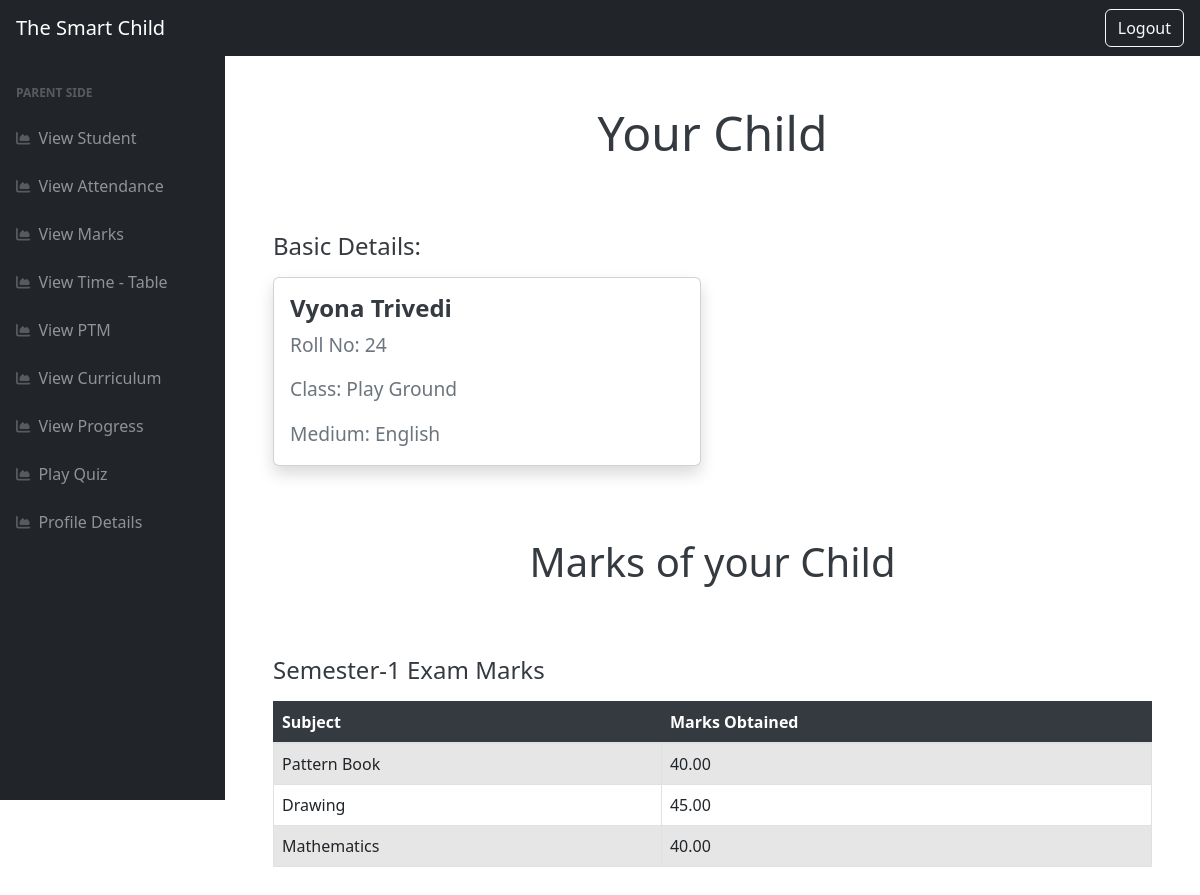
Screenshot of /parent_view_marks/ (signed in) with the database file from the repository.
### school/models.py (models this page shows, shortened)
class Student(models.Model):
    Medium=[('English','English'),('Gujarati','Gujarati')]
    gn=[('Boy','Boy'),('Girl','Girl')]
    stu_img=models.ImageField(upload_to='students/',default='')
    roll_no=models.PositiveIntegerField(default=None,null=True)
    enroll_date=models.DateField()
    fname=models.CharField(max_length=30)
    lname=models.CharField(max_length=30)
    dob=models.DateField(null=True)
    gender=models.CharField(max_length=15,choices=gn,default='')
    address=models.TextField(default='Ahemdabad')
    cls_name=models.ForeignKey('Class',on_delete=models.CASCADE,default='')
    medium_name=models.CharField(max_length=30,choices=Medium,default='English')
    fee=models.PositiveIntegerField(null=True)
    fee_status=models.CharField(max_length=20,choices=[('Paid','Paid'),('Unpaid','Unpaid')],default='Unpaid',null=True)
    phone_no=models.CharField(max_length=20,default=None,null=True)
    acd_year=models.CharField(max_length=20,null=True)
    parent=models.ForeignKey('Parent',on_delete=models.CASCADE,null=True)
    class Meta:
        ordering =['roll_no']

class Class(models.Model):
    c_name=models.CharField(max_length=30)
    def __str__(self) -> str:
        return self.c_name

class Marks(models.Model):
    e=[ ('Semester-1', 'Semester-1'),
        ('Semester-2', 'Semester-2'),]
    student=models.ForeignKey('Student',on_delete=models.CASCADE)
    subject=models.ForeignKey('Subject',on_delete=models.CASCADE)
    marks_obtained = models.DecimalField(max_digits=5, decimal_places=2, null=True)
    total_marks_obtained = models.DecimalField(max_digits=5, decimal_places=2, null=True)
    exam_date = models.DateField()
    total_marks = models.DecimalField(max_digits=5, decimal_places=2, null=True)
    exam=models.CharField(max_length=20,choices=e,null=True)
    grade=models.CharField(max_length=3,choices=[('A+', 'A+'),
        ('A', 'A'),('B', 'B'),('B+', 'B+'),('C', 'C'),('F', 'F'),],default="B")

class Subject(models.Model):
    sub_name=models.CharField(max_length=50,default=None)
    Medium=[('English','English'),('Gujarati','Gujarati')]
    cls_name=models.ForeignKey('Class',on_delete=models.CASCADE,default='')
    medium_name=models.CharField(max_length=30,choices=Medium,default='English')
    def __str__(self) -> str:
        return f"{self.sub_name}"

### school/views.py (the view)
# urls.py: path('parent_view_marks/', parent_view_marks,name='parent_view_marks'),
@login_required(login_url='/login_page')
@user_passes_test(is_parent)
def parent_view_marks(request):
    students = Student.objects.filter(parent__p_user__parent_user=request.user)
    semester_1_marks = Marks.objects.filter(student__in=students, exam='Semester-1')
    semester_2_marks = Marks.objects.filter(student__in=students, exam='Semester-2')
    return render(request, 'parent_view_marks.html', {'students': students, 'semester_1_marks': semester_1_marks, 'semester_2_marks': semester_2_marks})

### school/views.py (called while the page is built)
def is_parent(user):
    return user.groups.filter(name='parent').exists()

### templates/parent_view_marks.html (shortened to what this page needs)
<!DOCTYPE html>
<html lang="en">
<head>
    <link rel="stylesheet" href="https://cdn.jsdelivr.net/npm/bootstrap@4.0.0/dist/css/bootstrap.min.css">
</head>
<body class="sb-nav-fixed">
    <nav class="sb-topnav navbar navbar-expand navbar-dark bg-dark">
        <a class="navbar-brand ps-3" href="index.html">The Smart Child</a>
        <button class="btn btn-link btn-sm order-1 order-lg-0 me-4 me-lg-0" id="sidebarToggle" href="#!"></button>
    </nav>
    {% include "parent_sidebar.html" %}
    <div id="layoutSidenav_content">
        <main>
            <div class="container p-5">
                <h1 class="mb-4" style="color: #343a40; text-align: center; font-size: 300%;">Your Child</h1>
                {% if students %}
                    <div style="font-size: large;">
                        <h4 class="mb-3" style="color: #343a40; margin-top: 8%; margin-bottom: -1%;">Basic Details:</h3>
                        <div class="row">
                            {% for student in students %}
                                <div class="col-md-6 mb-4">
                                    <div class="card shadow">
                                        <div class="card-body">
                                            <h5 class="card-title">{{ student.fname }} {{ student.lname }}</h5>
                                            <p class="card-text">Roll No: {{ student.roll_no }}</p>
                                            <p class="card-text">Class: {{ student.cls_name }}</p>
                                            <p class="card-text">Medium: {{ student.medium_name }}</p>
                                        </div>
                                    </div>
                                </div>
                            {% endfor %}
                        </div>
                    </div>
                    {% if semester_1_marks %}
                        <h2 class="mt-5 mb-3" style="color: #343a40; text-align: center; font-size: 250%;">Marks of your Child</h2>
                        <div class="mark-table">
                            <h4 class="mb-3" style="color: #343a40; margin-top: 8%; margin-bottom: -1%;">Semester-1 Exam Marks</h4>
                            <table class="table table-bordered table-striped" style="border-color: #dee2e6;">
                                <thead class="table-dark">
                                    <tr>
                                        <th>Subject</th>
                                        <th>Marks Obtained</th>
                                    </tr>
                                </thead>
                                <tbody>
                                    {% for mark in semester_1_marks %}
                                        <tr>
                                            <td>{{ mark.subject }}</td>
                                            <td>{{ mark.marks_obtained }}</td>
                                        </tr>
                                    {% endfor %}
                                </tbody>
                            </table>
                        </div>
                    {% endif %}
                {% endif %}
            </div>
        </main>
    </div>
</body>
</html>

### templates/parent_view_marks.html (style rules this page uses)
body { font-family: Arial, sans-serif; background-color: #f8f9fa; }
.navbar { background-color: #343a40 !important; }
.card { border-radius: 15px; border: none; transition: box-shadow 0.3s ease; }
.card-title { color: #343a40; font-weight: bold; font-size: 1.5rem; }
.card-text { color: #6c757d; font-size: 1.2rem; }
.mark-table { margin-top: 30px; }
.table th, .table td { vertical-align: middle; }
.table thead th { color: #ffffff; background-color: #343a40; border-color: #343a40; }
.table-striped tbody tr:nth-of-type(odd) { background-color: rgba(52, 58, 64, 0.05); }
.table-striped tbody tr:nth-of-type(even) { background-color: #ffffff; }

### rows the page displays
Student: fname "Vyona", lname "Trivedi", roll_no "24", cls_name "Play Ground", medium_name "English"
Marks: subject "Pattern Book", marks_obtained "40.00"
Marks: subject "Drawing", marks_obtained "45.00"
Marks: subject "Mathematics", marks_obtained "40.00"
